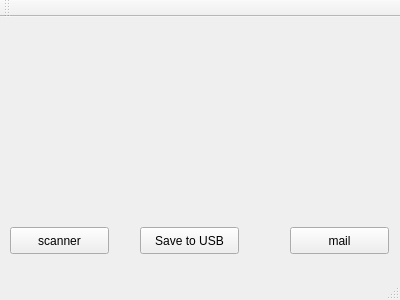
<?xml version="1.0" encoding="UTF-8"?>
<ui version="4.0">
 <class>Startup_window</class>
 <widget class="QMainWindow" name="Startup_window">
  <property name="geometry">
   <rect>
    <x>0</x>
    <y>0</y>
    <width>400</width>
    <height>300</height>
   </rect>
  </property>
  <property name="windowTitle">
   <string>Startup_window</string>
  </property>
  <widget class="QWidget" name="centralWidget">
   <widget class="QPushButton" name="pushButton">
    <property name="geometry">
     <rect>
      <x>10</x>
      <y>210</y>
      <width>99</width>
      <height>27</height>
     </rect>
    </property>
    <property name="text">
     <string>scanner</string>
    </property>
   </widget>
   <widget class="QPushButton" name="pushButton_2">
    <property name="geometry">
     <rect>
      <x>140</x>
      <y>210</y>
      <width>99</width>
      <height>27</height>
     </rect>
    </property>
    <property name="text">
     <string>Save to USB</string>
    </property>
   </widget>
   <widget class="QPushButton" name="pushButton_3">
    <property name="geometry">
     <rect>
      <x>290</x>
      <y>210</y>
      <width>99</width>
      <height>27</height>
     </rect>
    </property>
    <property name="text">
     <string>mail</string>
    </property>
   </widget>
  </widget>
  <widget class="QMenuBar" name="menuBar">
   <property name="geometry">
    <rect>
     <x>0</x>
     <y>0</y>
     <width>400</width>
     <height>25</height>
    </rect>
   </property>
  </widget>
  <widget class="QToolBar" name="mainToolBar">
   <attribute name="toolBarArea">
    <enum>TopToolBarArea</enum>
   </attribute>
   <attribute name="toolBarBreak">
    <bool>false</bool>
   </attribute>
  </widget>
  <widget class="QStatusBar" name="statusBar"/>
 </widget>
 <layoutdefault spacing="6" margin="11"/>
 <resources/>
 <connections/>
</ui>
